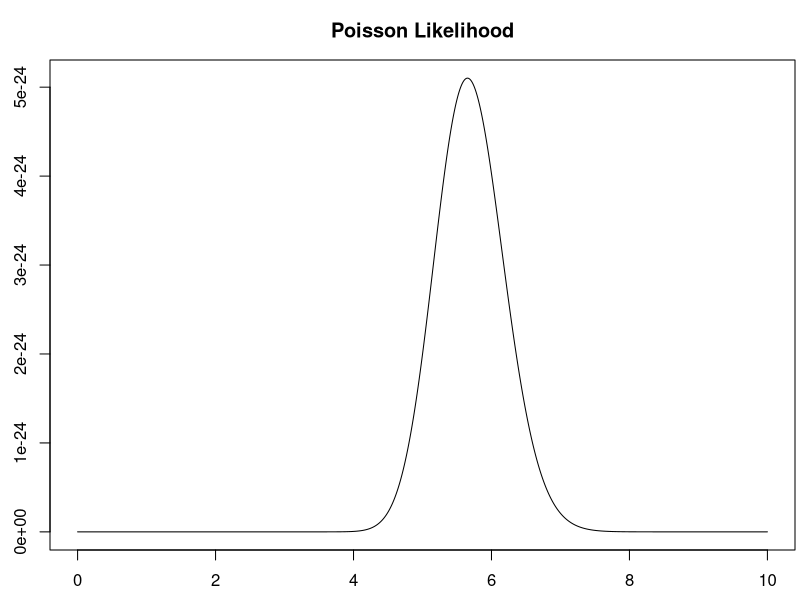
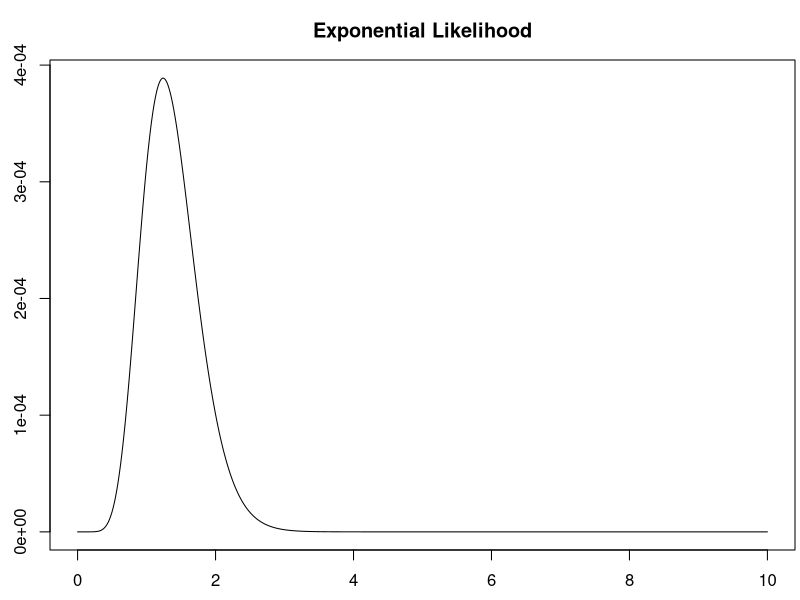
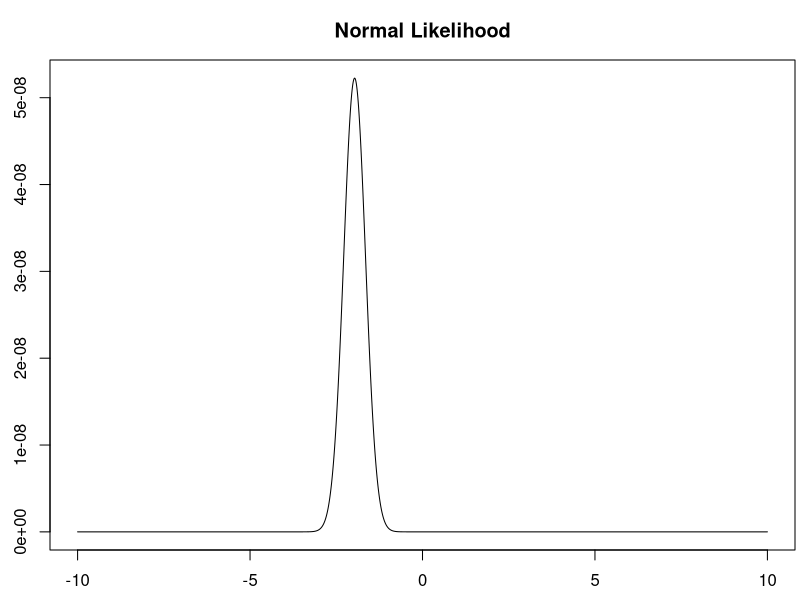

The R script that drew these images, in order:
###Likelihood Graph Example 1
rm(list=ls())
###Define the distribution###
p <- function(x,lambda=1){
  # x must be a whole number
  (lambda^x/factorial(x))*exp(-lambda)
}

###Define the likelihood function###
LP <- function(lambda,x){
  # The element of x must be a whole numbers.
  prod(p(x,lambda))
}

###Possible Parameter Values###
lambda <- seq(0,10,0.001)

###Data###
# Florida Hurricane Data (2000-2022)
data <- c(4,4,8,8,6,8,2,8,8,4,8,6,4,3,2,4,6,7,4,7,13,3,3)

#Here we calculate the output from the likelihood function given the observed data.
y <- sapply(lambda,FUN=LP,x=data)

#We plot the likelihood function.
par(mar=c(2.5,2.5,3,0.25))
plot(lambda,y,type='l',main='Poisson Likelihood')



###Likelihood Graph Example 2
###Define the distribution###
f2 <- function(x,lambda=1){
  # x and lambda must be positive
  lambda*exp(-lambda*x)
}

###Define the Likelihood function###
LE <- function(lambda,x){
  # The elements of x must be positive.
  prod(f2(x,lambda))
}

###Possible Parameter Values###
lambda <- seq(0,10,0.001)

###Data###
# Some Simulated Data (This is data from an Exponential random variable.)
data <- c(0.45729967, 0.47156107, 1.21461705, 0.20539769, 1.78975399, 0.09095850, 0.64675475, 1.60109333, 1.57752679, 0.01238945)

#Here we calculate the output from the likelihood function given the observed data.
y <- sapply(lambda,FUN=LE,x=data)

#We plot the likelihood function.
par(mar=c(2.5,2.5,3,0.25))
plot(lambda,y,type='l',main='Exponential Likelihood')



###Likelihood Graph Example 3
###Define the distribution###
f3 <- function(x,mu=0,s=1){
  (1/sqrt(2*pi*s^2))*exp(-(x-mu)^2/(2*s^2))
}

###Define the likelihood function###
# For simplicity, we'll assume sigma is 1.
LN <- function(mu,sigma=1,x){
  prod(f3(x,mu,sigma))
}

###Possible Parameter Values###
mu <- seq(-10,10,0.001)

###Data###
# Some more Simulated Data (This is data from a Normal random variable.)
data <- c(-3.77117676, -2.91429587, -2.02774901, -0.23984575, -1.41960740, -3.17490528, -3.21755276, -0.06442566, -1.92134953, -0.93160739)


#Here we calculate the output from the likelihood function given the observed data.
y <- sapply(mu,FUN=LN,x=data,sigma=1)

#We plot the likelihood function.
par(mar=c(2.5,2.5,3,0.25))
plot(mu,y,type='l',main='Normal Likelihood')

